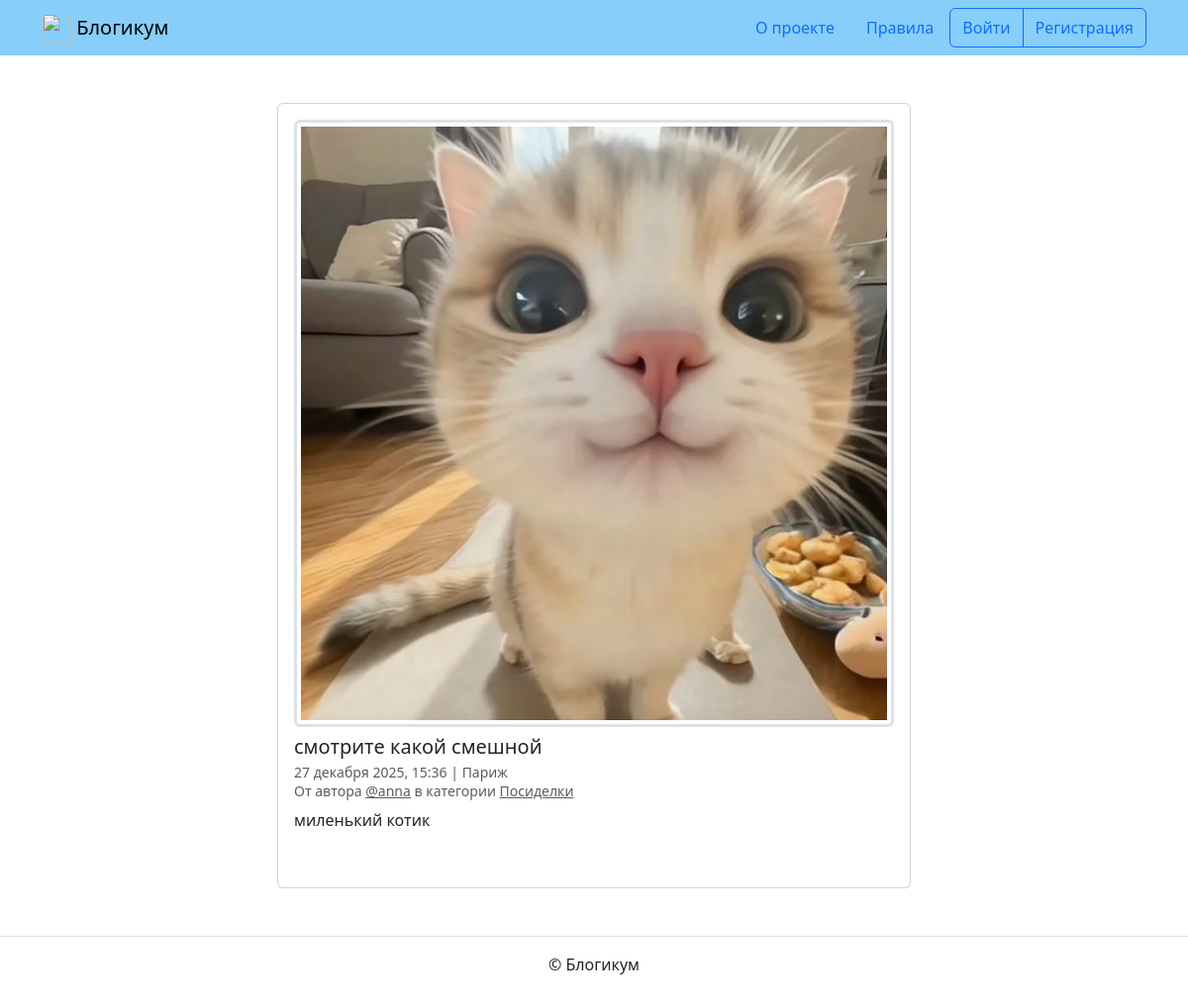
Page /posts/43/ on the committed database.
### blog/models.py (models this page shows, shortened)
class PublishedModel(models.Model):
    is_published = models.BooleanField(
        default=True,
        verbose_name='Опубликовано',
        help_text='Снимите галочку, чтобы скрыть публикацию.'
    )
    created_at = models.DateTimeField(
        auto_now_add=True,
        verbose_name='Добавлено'
    )
    class Meta:
        abstract = True

class Post(PublishedModel):
    title = models.CharField(
        max_length=256,
        verbose_name='Заголовок'
    )
    text = models.TextField(
        verbose_name='Текст'
    )
    pub_date = models.DateTimeField(
        verbose_name='Дата и время публикации',
        help_text=(
            'Если установить дату и время в будущем — можно делать '
            'отложенные публикации.'
        )
    )
    author = models.ForeignKey(
        User,
        on_delete=models.CASCADE,
        verbose_name='Автор публикации',
        related_name='posts'
    )
    location = models.ForeignKey(
        'Location',
        on_delete=models.SET_NULL,
        null=True,
        blank=True,
        verbose_name='Местоположение',
        related_name='posts'
    )
    category = models.ForeignKey(
        'Category',
        on_delete=models.SET_NULL,
        null=True,
        verbose_name='Категория',
        related_name='posts'
    )
    image = models.ImageField(
        upload_to='posts',
        blank=True,
        verbose_name='Фото',
        help_text='Загрузите фото'
    )
    class Meta:
        verbose_name = 'публикация'
        verbose_name_plural = 'Публикации'
        ordering = ('-pub_date',)

class Location(PublishedModel):
    name = models.CharField(
        max_length=256,
        verbose_name='Название места'
    )
    class Meta:
        verbose_name = 'местоположение'
        verbose_name_plural = 'Местоположения'

class Category(PublishedModel):
    title = models.CharField(
        max_length=256,
        verbose_name='Заголовок'
    )
    description = models.TextField(
        verbose_name='Описание'
    )
    slug = models.SlugField(
        unique=True,
        verbose_name='Идентификатор',
        help_text=(
            'Идентификатор страницы для URL; разрешены символы латиницы, '
            'цифры, дефис и подчёркивание.'
        )
    )
    class Meta:
        verbose_name = 'категория'
        verbose_name_plural = 'Категории'

### blog/views.py (the view)
# urls.py: path('posts/<int:id>/', views.post_detail, name='post_detail'),
def post_detail(request, id):
    post = get_object_or_404(
        Post.objects.select_related('category', 'location', 'author'),
        pk=id
    )
    is_author = request.user == post.author
    if not is_author:
        if (not post.is_published or
            post.pub_date > timezone.now() or
            (post.category and not post.category.is_published)):
            return redirect('blog:index')
    comments = post.comments.all().order_by('created_at')
    comment_form = CommentForm()
    context = {
        'post': post,
        'comments': comments,
        'form': comment_form,
    }
    return render(request, 'blog/detail.html', context)

### templates/blog/detail.html (shortened to what this page needs)
{% extends "base.html" %}
{% block content %}
  <div class="col d-flex justify-content-center">
    <div class="card" style="width: 40rem;">
      <div class="card-body">
        {% if post.image %}
          <a href="{{ post.image.url }}" target="_blank">
            <img class="border-3 rounded img-fluid img-thumbnail mb-2 mx-auto d-block" src="{{ post.image.url }}">
          </a>
        {% endif %}
        <h5 class="card-title">{{ post.title }}</h5>
        <h6 class="card-subtitle mb-2 text-muted">
          <small>
            {{ post.pub_date|date:"d E Y, H:i" }} | {% if post.location and post.location.is_published %}{{ post.location.name }}{% else %}Планета Земля{% endif %}<br>
            От автора <a class="text-muted" href="{% url 'blog:profile' post.author.username %}">@{{ post.author.username }}</a> в
            категории {% include "includes/category_link.html" %}
          </small>
        </h6>
        <p class="card-text">{{ post.text|linebreaksbr }}</p>
        {% include "includes/comments.html" %}
      </div>
    </div>
  </div>
{% endblock %}

### templates/includes/category_link.html
{% if post.category %}
<a class="text-muted" href="{% url 'blog:category_posts' post.category.slug %}">
  {{ post.category.title }}
</a>
{% else %}
Без категории
{% endif %}

### rows in the picture
Post: image (picture), title "смотрите какой смешной", pub_date "27 декабря 2025, 15:36", location.name "Париж", author.username "anna", category "Посиделки", text "миленький котик"
